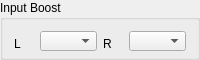
                <widget class="QGroupBox" name="gbInputBoost">
                 <property name="sizePolicy">
                  <sizepolicy hsizetype="Fixed" vsizetype="Preferred">
                   <horstretch>0</horstretch>
                   <verstretch>0</verstretch>
                  </sizepolicy>
                 </property>
                 <property name="minimumSize">
                  <size>
                   <width>200</width>
                   <height>60</height>
                  </size>
                 </property>
                 <property name="maximumSize">
                  <size>
                   <width>200</width>
                   <height>60</height>
                  </size>
                 </property>
                 <property name="title">
                  <string>Input Boost</string>
                 </property>
                 <layout class="QVBoxLayout" name="verticalLayout_26">
                  <item>
                   <layout class="QVBoxLayout" name="verticalLayout_14">
                    <item>
                     <layout class="QHBoxLayout" name="horizontalLayout_10">
                      <item>
                       <widget class="QLabel" name="lblLInChan_2">
                        <property name="sizePolicy">
                         <sizepolicy hsizetype="Fixed" vsizetype="Minimum">
                          <horstretch>0</horstretch>
                          <verstretch>0</verstretch>
                         </sizepolicy>
                        </property>
                        <property name="minimumSize">
                         <size>
                          <width>20</width>
                          <height>25</height>
                         </size>
                        </property>
                        <property name="maximumSize">
                         <size>
                          <width>16777215</width>
                          <height>16777215</height>
                         </size>
                        </property>
                        <property name="text">
                         <string>L</string>
                        </property>
                       </widget>
                      </item>
                      <item>
                       <widget class="QComboBox" name="cbxInputBoostLeft">
                        <property name="sizePolicy">
                         <sizepolicy hsizetype="Preferred" vsizetype="Minimum">
                          <horstretch>0</horstretch>
                          <verstretch>0</verstretch>
                         </sizepolicy>
                        </property>
                        <property name="minimumSize">
                         <size>
                          <width>0</width>
                          <height>20</height>
                         </size>
                        </property>
                        <property name="maximumSize">
                         <size>
                          <width>16777215</width>
                          <height>20</height>
                         </size>
                        </property>
                       </widget>
                      </item>
                      <item>
                       <spacer name="horizontalSpacer_3">
                        <property name="orientation">
                         <enum>Qt::Horizontal</enum>
                        </property>
                        <property name="sizeHint" stdset="0">
                         <size>
                          <width>40</width>
                          <height>20</height>
                         </size>
                        </property>
                       </spacer>
                      </item>
                      <item>
                       <widget class="QLabel" name="lblRInChan_2">
                        <property name="sizePolicy">
                         <sizepolicy hsizetype="Fixed" vsizetype="Minimum">
                          <horstretch>0</horstretch>
                          <verstretch>0</verstretch>
                         </sizepolicy>
                        </property>
                        <property name="minimumSize">
                         <size>
                          <width>20</width>
                          <height>25</height>
                         </size>
                        </property>
                        <property name="maximumSize">
                         <size>
                          <width>16777215</width>
                          <height>16777215</height>
                         </size>
                        </property>
                        <property name="text">
                         <string>R</string>
                        </property>
                       </widget>
                      </item>
                      <item>
                       <widget class="QComboBox" name="cbxInputBoostRight">
                        <property name="sizePolicy">
                         <sizepolicy hsizetype="Preferred" vsizetype="Minimum">
                          <horstretch>0</horstretch>
                          <verstretch>0</verstretch>
                         </sizepolicy>
                        </property>
                        <property name="minimumSize">
                         <size>
                          <width>0</width>
                          <height>20</height>
                         </size>
                        </property>
                        <property name="maximumSize">
                         <size>
                          <width>16777215</width>
                          <height>20</height>
                         </size>
                        </property>
                       </widget>
                      </item>
                     </layout>
                    </item>
                   </layout>
                  </item>
                 </layout>
                </widget>
